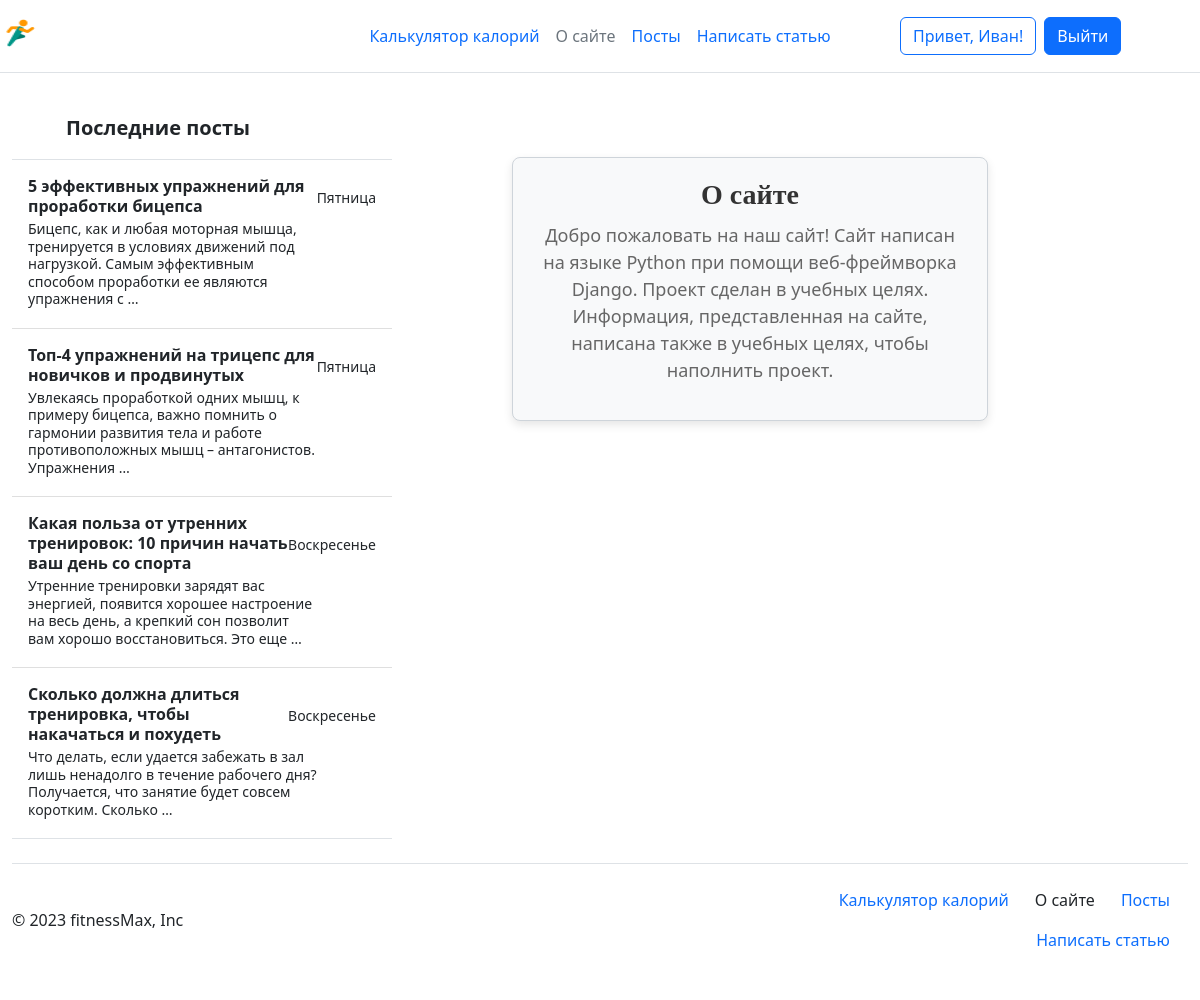
The app's page /about/ (signed in) with its own data.
### calorie_calculator/models.py (models this page shows)
class Menu(models.Model):
    name = models.CharField(max_length=255, blank=True, verbose_name='Название')
    description = models.TextField(verbose_name='Описание')
    slug = models.CharField(max_length=255, verbose_name='URL', unique=True, null=True, blank=True)
    view_name = models.CharField(max_length=255, verbose_name='Название view', null=True)
    title_for_page = models.CharField(max_length=255, verbose_name='Заголовок для страницы', blank=True, null=True)
    def get_absolute_url(self):
        if self.slug is None:
            return reverse('home')
        return reverse(viewname=f'{self.view_name}')
    def __str__(self):
        return self.name

### registration/models.py (models this page shows)
class CustomUser(AbstractUser):
    avatar = models.ImageField(upload_to='avatars/', blank=True, null=True)
    email = models.EmailField(unique=True)

### posts/models.py (models this page shows, shortened)
class Posts(models.Model):
    title = models.CharField(max_length=255, verbose_name='Заголовок')
    content = models.TextField(verbose_name='Текст поста')
    description = models.CharField(max_length=255, verbose_name='Краткое описание статьи')
    slug = models.SlugField(max_length=255, db_index=True, unique=True, verbose_name='URL')
    cat = models.ForeignKey('Category', on_delete=models.CASCADE, verbose_name='Категория', null=True)
    time_create = models.DateTimeField(auto_now_add=True, verbose_name='Время создания')
    photo = models.ImageField(upload_to='photos/%Y/%m/%d', verbose_name='Картинка', null=True)
    author = models.ForeignKey(AUTH_USER_MODEL, on_delete=models.CASCADE, verbose_name='Автор', blank=True, null=True)
    is_published = models.BooleanField(verbose_name='Публикация', default=False)
    class Meta:
        verbose_name = 'Посты'
        verbose_name_plural = 'Посты'
        ordering = ['-time_create', '-title']
    def get_absolute_url(self):
        return reverse('post', kwargs={'post_slug': self.slug})

### calorie_calculator/views.py (the view)
# urls.py: path('about/', about, name='about')
def about(request):
    global mixin
    context = mixin.get_user_context(title='О сайте')
    return render(request, 'calorie_calculator/about.html', context=context)

### utils.py (called while the page is built)
    def get_user_context(self, **kwargs):
        context = kwargs
        last_posts = Posts.objects.all().filter(is_published=True).order_by('-time_create')[:6]
        menu = Menu.objects.all()
        context['menu'] = menu
        context['last_posts'] = last_posts
        return context

### calorie_calculator/templates/calorie_calculator/about.html
{% extends 'common/base.html' %}
{% block content %}
<div class="about-section">
    <h2 class="about-title">О сайте</h2>
    <p class="about-text">
      Добро пожаловать на наш сайт! Сайт написан на языке Python при помощи веб-фреймворка Django. Проект сделан в учебных целях. Информация, представленная на сайте, написана также в учебных целях, чтобы наполнить проект.
    </p>
  </div>
{% endblock %}

### templates/common/base.html (shortened to what this page needs)
{% load static %}
<!DOCTYPE html>
<html lang="en">
<head>
    <link rel="stylesheet" href="https://cdn.jsdelivr.net/npm/bootstrap@5.2.3/dist/css/bootstrap.min.css">
    <link rel="stylesheet" href="{% static 'css/styles.css' %}">
    <link rel="stylesheet" href="{% static 'calorie_calculator/css/styles.css' %}">
    <link rel="stylesheet" href="{% static 'posts/css/style.css' %}">
    <link rel="stylesheet" href="{% static 'posts/css/addpage.css' %}">
    <link rel="stylesheet" href="{% static 'posts/css/paginator.css' %}">
    <link rel="stylesheet" href="{% static 'posts/css/comments.css' %}">
</head>
<body>
    {% block header %}
    <header class="d-flex flex-wrap align-items-center justify-content-center justify-content-md-between py-3 mb-4 border-bottom">
        <div class="col-md-3 mb-2 mb-md-0 dop_png">
          <a href="/" class="d-inline-flex link-body-emphasis text-decoration-none">
            <img src="{% static 'calorie_calculator/images/main.png' %}" width="40" height="32">
          </a>
        </div>
        <ul class="nav col-12 col-md-auto mb-2 justify-content-center mb-md-0 dop_header">
          {% for m in menu %}
          {% if m.slug == request.path|slice:'1:'|slice:'-1' or m.slug is None and request.path == '/' %}
          <li class="nav-link px-2 link-secondary">{{m}}</li>
          {% else %}
          <li><a href="{{m.get_absolute_url}}" class="nav-link px-2">{{m}}</a></li>
        {% endif %}
        {% endfor %}
        </ul>
        <div class="col-md-3 text-end dop_login">
          {% if request.user.is_authenticated %}
          <form action="{% url 'logout' %}">
            <div class="d-flex">
              <button type="button" class="btn btn-outline-primary me-2">Привет, {{request.user.first_name}}!</button>
              <button type="submit" class="btn btn-primary">Выйти</button>
            </div>
          </form>
          {% endif %}
        </div>
      </header>
    {% endblock %}
    <div class="container-fluid">
      <div class="row">
        <div class="col-md-3 sidebar dop_sidebar">
    {% block sidebar %}
    <div class="d-flex flex-column align-items-stretch flex-shrink-0 bg-body-tertiary" style="width: 380px;">
      <a href="{% url 'PostsHome' %}" class="d-flex align-items-center flex-shrink-0 p-3 link-body-emphasis text-decoration-none border-bottom">
        <svg class="bi pe-none me-2" width="30" height="24"><use xlink:href="#bootstrap"></use></svg>
        <span class="fs-5 fw-semibold">Последние посты</span>
      </a>
      <div class="list-group list-group-flush border-bottom scrollarea mini_tel">
      {% for p in last_posts %}
        {% if request.path_info|slice:'7:'|slice:'0:-1' == p.slug %}
        <a href="{{p.get_absolute_url}}" class="list-group-item list-group-item-action active py-3 lh-sm" aria-current="true">
          <div class="d-flex w-100 align-items-center justify-content-between">
            <strong class="mb-1">{{p.title}}</strong>
            <small>{{ p.time_create|date:'l' }}</small>
          </div>
          <div class="col-10 mb-1 small">{{p.description|truncatewords:20}}</div>
        </a>
        {% else %}
        <a href="{{p.get_absolute_url}}" class="list-group-item list-group-item-action py-3 lh-sm">
          <div class="d-flex w-100 align-items-center justify-content-between">
            <strong class="mb-1">{{p.title}}</strong>
            <small class="text-body-secondary">{{ p.time_create|date:'l' }}</small>
          </div>
          <div class="col-10 mb-1 small">{{p.description|truncatewords:20}}</div>
        </a>
        {% endif %}
        {% endfor %}
      </div>
    </div>
    {% endblock %}
  </div>
  <div class="col-md-9 content mobile">
    <div class="content content-text-center">
    {% block content %}
    {% endblock %}
        </div>
    </div>
  </div>
  </div>
  {% block footer %}
  <div class="container-fluid">
    <footer class="d-flex flex-wrap justify-content-between align-items-center py-3 my-4 border-top">
      <p class="col-md-4 mb-0 text-body-secondary">© 2023 fitnessMax, Inc</p>
      <a href="/" class="col-md-4 d-flex align-items-center justify-content-center mb-3 mb-md-0 me-md-auto link-body-emphasis text-decoration-none">
        <svg class="bi me-2" width="40" height="32"><use xlink:href="#bootstrap"></use></svg>
      </a>
      <ul class="nav col-md-4 justify-content-end">
        {% for m in menu %}
        {% if m.slug == request.path|slice:'1:'|slice:'-1' or m.slug is None and request.path == '/' %}
          <li class="nav-link px-2 text-body">{{m}}</li>
        {% else %}
          <li class="nav-item"><a href="{{m.get_absolute_url}}" class="nav-link px-2 text-body-secondary">{{m}}</a></li>
        {% endif %}
        {% endfor %}
      </ul>
    </footer>
  </div>
  {% endblock %}
</body>
</html>

### calorie_calculator/static/calorie_calculator/css/styles.css (style rules this page uses)
.content-text-center { margin: 10px 150px; text-align: center; padding: 50px; }
.about-section { text-align: center; padding: 20px; background-color: #f8f9fa; border: 1px solid #ced4da; border-radius: 8px; box-shadow: 0px 4px 10px rgba(0, 0, 0, 0.1); }
.about-title { font-size: 28px; font-weight: bold; color: #333; margin-bottom: 10px; }
.about-text { font-size: 18px; color: #666; }
html, body { height: 100%; }
body { display: flex; flex-direction: column; }
.container-fluid { flex: 1; }
footer { display: flex; align-items: center; justify-content: space-between; position: relative; bottom: 0; left: 0; width: 100%; }
footer ul.nav { display: flex; list-style: none; padding: 0; margin: 0; }
footer ul.nav li { margin-right: 10px; }

### records on screen
Menu: name "Калькулятор калорий"
Menu: name "О сайте"
Menu: name "Посты"
Menu: name "Написать статью"
CustomUser: user.first_name "Иван"
Posts: title "5 эффективных упражнений для проработки бицепса", time_create "Пятница", description "Бицепс, как и любая моторная мышца, тренируется в условиях движений под нагрузкой. Самым эффективным способом проработки ее являются упражнения с …"
Posts: title "Топ-4 упражнений на трицепс для новичков и продвинутых", time_create "Пятница", description "Увлекаясь проработкой одних мышц, к примеру бицепса, важно помнить о гармонии развития тела и работе противоположных мышц – антагонистов. Упражнения …"
Posts: title "Какая польза от утренних тренировок: 10 причин начать ваш день со спорта", time_create "Воскресенье", description "Утренние тренировки зарядят вас энергией, появится хорошее настроение на весь день, а крепкий сон позволит вам хорошо восстановиться. Это еще …"
Posts: title "Сколько должна длиться тренировка, чтобы накачаться и похудеть", time_create "Воскресенье", description "Что делать, если удается забежать в зал лишь ненадолго в течение рабочего дня? Получается, что занятие будет совсем коротким. Сколько …"
